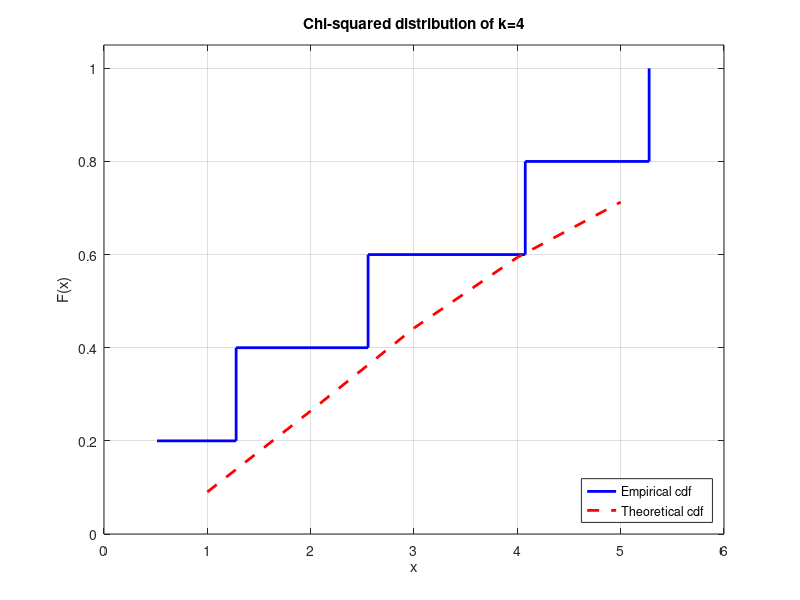

MATLAB code to generate this figure:
clear;

n = input('Please enter the number of samples: ');     % number of samples
k = 4;
for i = 1:n
    X(i) = sum(randn(1,k).^2);
end

X = sort(X);
figure(1)
stairs(X,1/n:1/n:1,'b','linewidth',2);
hold on
grid on
plot(chi2cdf(1:n,k),'r--','linewidth',2);
hold off
legend('Empirical cdf','Theoretical cdf','Location','southeast');
ylim([0 1.05]);
title('Chi-squared distribution of k=4');
xlabel('x');
ylabel('F(x)');

F10x = 1/n:1/n:1;
Fx = chi2cdf(X(1:n),k);
disp(['The lower bound is: ', ...
    num2str(max(F10x - Fx))]);

disp(['25th percentile: ' num2str(X(floor(0.25*n))), ...
    '   Theretical: ', num2str(chi2inv(0.25,4))]);
disp(['50th percentile: ' num2str(X(floor(0.50*n))), ...
    '   Theretical: ', num2str(chi2inv(0.50,4))]);
disp(['95th percentile: ' num2str(X(floor(0.95*n))), ...
    '   Theretical: ', num2str(chi2inv(0.95,4))]);
